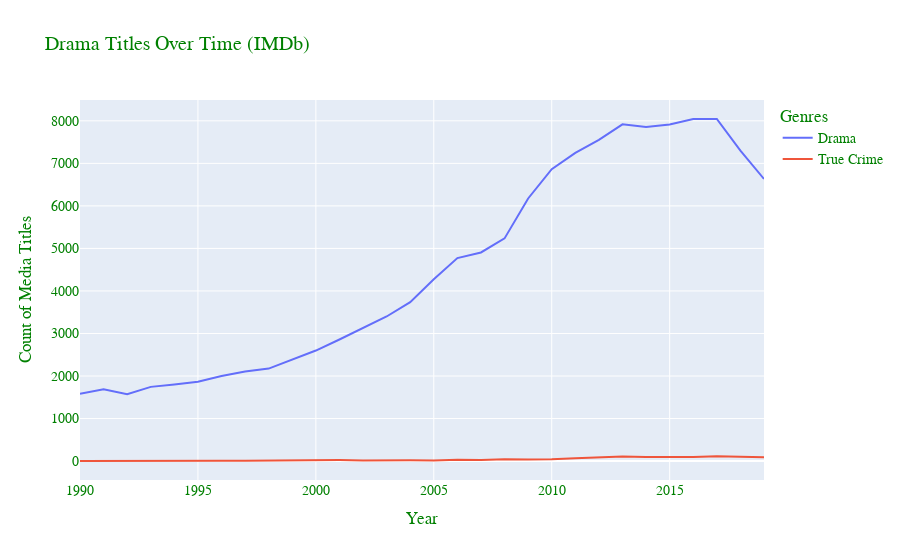

Source (notebook cell):
### Markdown cell above
It's obvious now that True Crime is a very small subset, even of only the documentaries genre itself.  From the previous charts, it's also clear that media content has grown quite a bit in general, including documentaries (and True Crime) since around year 2000. Documentaries is increasing overall, but this isn't an abnormal trend.

__How does Drama, the genre with the biggest portion of all titles, compare to "True Crime"? What about just "Crime"?__

### Code cell
genre_chart('Drama')
genre_chart('Crime')

### Figure 1 — Plotly figure (JSON) as saved in the notebook; plotly's stock layout.template omitted (floating-point values rounded to 4 significant figures)
{"data": [{"mode": "lines", "name": "Drama", "type": "scatter", "x": [1990, 1991, 1992, 1993, 1994, 1995, 1996, 1997, 1998, 1999, 2000, 2001, 2002, 2003, 2004, 2005, 2006, 2007, 2008, 2009, 2010, 2011, 2012, 2013, 2014, 2015, 2016, 2017, 2018, 2019], "y": [1581, 1686, 1571, 1745, 1799, 1865, 1999, 2105, 2175, 2386, 2599, 2858, 3124, 3400, 3738, 4276, 4772, 4905, 5236, 6174, 6864, 7248, 7553, 7917, 7857, 7916, 8043, 8043, 7300, 6633]}, {"mode": "lines", "name": "True Crime", "type": "scatter", "x": [1990, 1991, 1992, 1993, 1994, 1995, 1996, 1997, 1998, 1999, 2000, 2001, 2002, 2003, 2004, 2005, 2006, 2007, 2008, 2009, 2010, 2011, 2012, 2013, 2014, 2015, 2016, 2017, 2018, 2019], "y": [2, 5, 11, 6, 8, 6, 9, 6, 12, 13, 21, 23, 15, 22, 20, 16, 31, 26, 45, 40, 45, 68, 93, 106, 95, 87, 94, 114, 98, 92]}], "layout": {"font": {"color": "Green", "family": "Times New Roman", "size": 14}, "legend": {"title": {"text": "Genres"}}, "title": {"text": "Drama Titles Over Time (IMDb)"}, "xaxis": {"title": {"text": "Year"}}, "yaxis": {"title": {"text": "Count of Media Titles"}}}}
